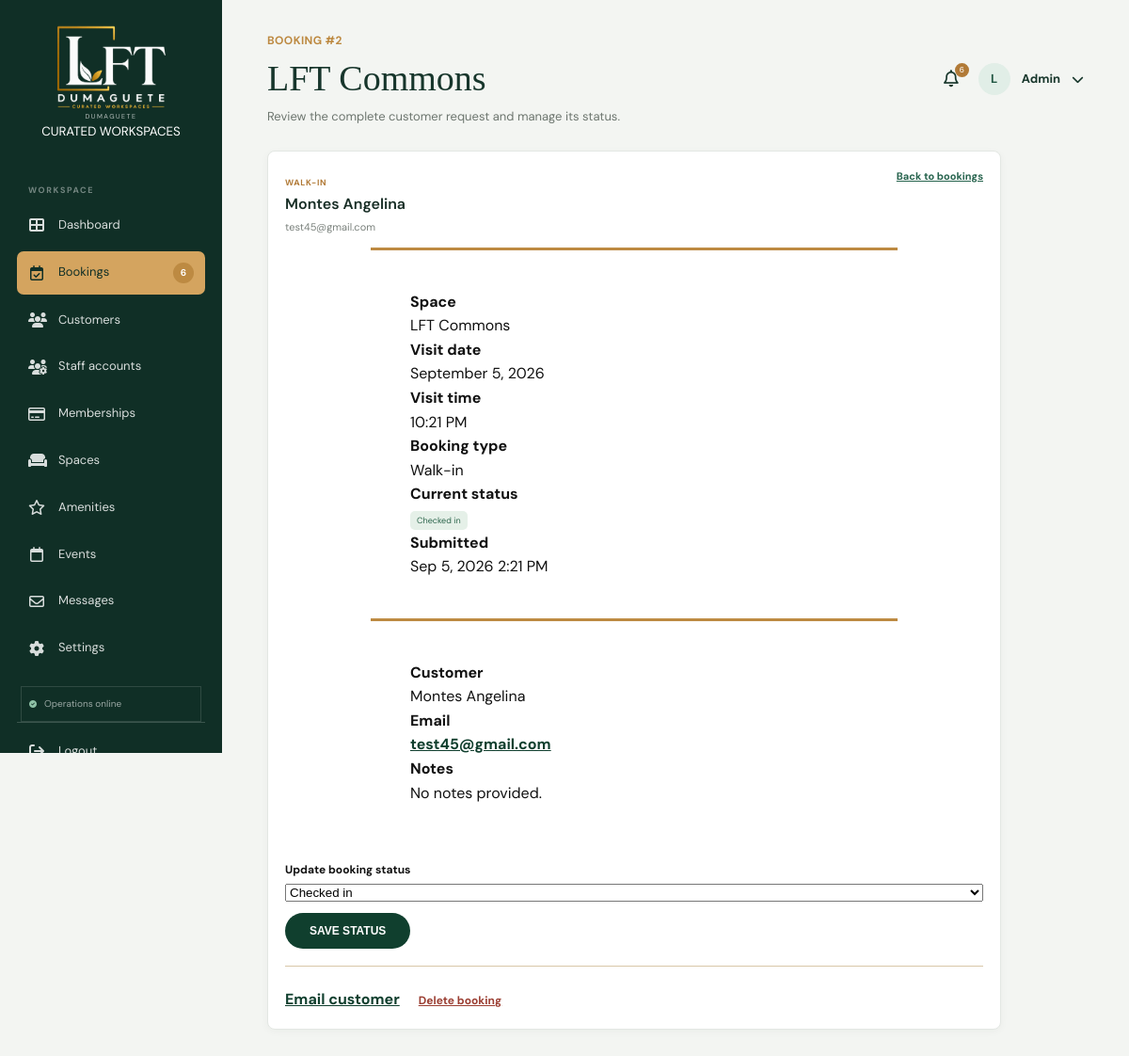
Screenshot of /Admin/bookings/view.php?id=2 (signed in) with the database file from the repository.
### tables this page shows
CREATE TABLE `bookings` (
  `id` int(10) UNSIGNED NOT NULL,
  `user_id` int(10) UNSIGNED NOT NULL,
  `booking_type` enum('booking','walk-in') NOT NULL,
  `space` varchar(160) NOT NULL,
  `space_id` int(10) UNSIGNED DEFAULT NULL,
  `visit_date` date NOT NULL,
  `visit_time` time NOT NULL,
  `duration_minutes` int(10) UNSIGNED NOT NULL DEFAULT 60,
  `guest_count` int(10) UNSIGNED NOT NULL DEFAULT 1,
  `notes` text DEFAULT NULL,
  `status` varchar(40) NOT NULL DEFAULT 'Pending',
  `checked_in_at` datetime DEFAULT NULL,
  `created_at` timestamp NOT NULL DEFAULT current_timestamp(),
  `updated_at` timestamp NOT NULL DEFAULT current_timestamp() ON UPDATE current_timestamp(),
  `total_amount` decimal(10,2) NOT NULL DEFAULT 0.00,
  `payment_status` enum('Unpaid','Pending','Paid','Failed','Refunded') NOT NULL DEFAULT 'Unpaid',
  `payment_reference` varchar(100) DEFAULT NULL,
  `payment_provider` varchar(50) DEFAULT NULL,
  `paid_at` datetime DEFAULT NULL,
  `payment_method` varchar(30) DEFAULT NULL
);

CREATE TABLE `users` (
  `id` int(10) UNSIGNED NOT NULL,
  `name` varchar(120) NOT NULL,
  `email` varchar(190) NOT NULL,
  `password_hash` varchar(255) NOT NULL,
  `role` enum('customer','staff','admin') NOT NULL DEFAULT 'customer',
  `phone` varchar(40) NOT NULL DEFAULT '',
  `created_at` timestamp NOT NULL DEFAULT current_timestamp(),
  `updated_at` timestamp NOT NULL DEFAULT current_timestamp() ON UPDATE current_timestamp(),
  `profile_image` varchar(255) DEFAULT NULL
);

### Includes/db.php (called while the page is built, shortened)
<?php
function e(string|int|float|null $value): string
{
    return htmlspecialchars((string) $value, ENT_QUOTES, 'UTF-8');
}

### Admin/bookings/view.php (the view, shortened to what this page needs)
<?php
$connection = db();
$allowedStatuses = ['Pending', 'Confirmed', 'Checked in', 'Completed', 'Cancelled'];
$bookingId = (int) ($_GET['id'] ?? 0);
$statement = $connection->prepare(
    'SELECT bookings.*, users.name AS customer_name, users.email AS customer_email
     FROM bookings
     JOIN users ON users.id = bookings.user_id
     WHERE bookings.id = ?'
);
$statement->execute([$bookingId]);
$booking = $statement->fetch();
?>
<!DOCTYPE html>
<html lang="en">
<head>
    <link rel="stylesheet" href="../../assets/css/style.css">
</head>
<body>
<main class="admin-app">
    <?php require '../sidebar.php'; ?>
    <div class="admin-main">
        <header class="admin-topbar">
            <div>
                <p class="section-label">BOOKING #<?= $bookingId ?></p>
                <h1><?= e($booking['space']) ?></h1>
                <p>Review the complete customer request and manage its status.</p>
            </div>
            <?php require '../profile.php'; ?>
        </header>
        <section class="admin-widget booking-detail">
            <div class="widget-heading">
                <div>
                    <span class="request-type"><?= e(ucfirst($booking['booking_type'])) ?></span>
                    <h2><?= e($booking['customer_name']) ?></h2>
                    <p><?= e($booking['customer_email']) ?></p>
                </div>
                <a class="text-link" href="index.php">Back to bookings</a>
            </div>
            <div class="booking-detail-grid">
                <div class="booking-card">
                    <p><strong>Space</strong><br><?= e($booking['space']) ?></p>
                    <p><strong>Visit date</strong><br><?= e(date('F j, Y', strtotime($booking['visit_date']))) ?></p>
                    <p><strong>Visit time</strong><br><?= e(date('g:i A', strtotime($booking['visit_time']))) ?></p>
                    <p><strong>Booking type</strong><br><?= e(ucfirst($booking['booking_type'])) ?></p>
                    <p><strong>Current status</strong><br><span class="table-status status-<?= e(strtolower(str_replace(' ', '-', $booking['status']))) ?>"><?= e($booking['status']) ?></span></p>
                    <p><strong>Submitted</strong><br><?= e(date('M j, Y g:i A', strtotime($booking['created_at']))) ?></p>
                </div>
                <div class="booking-card">
                    <p><strong>Customer</strong><br><?= e($booking['customer_name']) ?></p>
                    <p><strong>Email</strong><br><a class="text-link" href="mailto:<?= e($booking['customer_email']) ?>"><?= e($booking['customer_email']) ?></a></p>
                    <p><strong>Notes</strong></p>
                    <p><?= trim((string) $booking['notes']) !== '' ? nl2br(e($booking['notes'])) : 'No notes provided.' ?></p>
                </div>
            </div>
            <form class="admin-editor" method="post">
                <label for="status">Update booking status
                    <select id="status" name="status" required>
                        <?php foreach ($allowedStatuses as $status): ?>
                            <option value="<?= e($status) ?>" <?= $booking['status'] === $status ? 'selected' : '' ?>><?= e($status) ?></option>
                        <?php endforeach; ?>
                    </select>
                </label>
                <button class="btn btn-green" type="submit">SAVE STATUS</button>
            </form>
            <div class="dashboard-actions" style="margin-top: 22px; justify-content: flex-start;">
                <a class="text-link" href="mailto:<?= e($booking['customer_email']) ?>?subject=<?= rawurlencode('LFT booking #' . $bookingId) ?>">Email customer</a>
                <form method="post" action="delete.php" onsubmit="return confirm('Permanently delete this booking?');">
                    <button class="danger-link" type="submit">Delete booking</button>
                </form>
            </div>
        </section>
    </div>
</main>
</body>
</html>

### assets/css/style.css (style rules this page uses)
:root { --green: #103f2e; --dark-green: #0b3023; --gold: #bd8a42; --cream: #f8f5ef; --white: #ffffff; --black: #111111; --gray: #666666; --border: #d8c7a8; --container: 1180px; }
* { margin: 0; padding: 0; box-sizing: border-box; }
html { scroll-behavior: smooth; }
body { font-family: 'DM Sans', Arial, sans-serif; background: var(--cream); color: var(--black); line-height: 1.6; }
a { text-decoration: none; color: inherit; }
.btn { display: inline-flex; align-items: center; justify-content: center; padding: 12px 26px; border-radius: 30px; font-size: 12px; font-weight: 700; transition: .2s ease; }
.btn-green { color: white; background: var(--green); }
.section-label { color: var(--gold); font-size: 12px; font-weight: 700; letter-spacing: .4px; }
.auth-card, .booking-card { max-width: 560px; margin: auto; background: var(--white); padding: 42px; border-top: 3px solid var(--gold); }
.success-message a, .auth-switch a, .empty-state a, .booking-links a, .text-link { color: var(--green); font-weight: 700; text-decoration: underline; }
.dashboard-actions { display: flex; align-items: center; gap: 20px; }
.request-type { color: var(--gold); font-size: 11px; font-weight: 700; text-transform: uppercase; letter-spacing: 1px; }
.admin-editor { display: grid; grid-template-columns: repeat(2, 1fr); gap: 12px; padding: 18px 0; margin-bottom: 8px; border-bottom: 1px solid var(--border); }
.admin-editor label { display: grid; gap: 5px; font-size: 12px; font-weight: 700; }
.admin-editor label:nth-last-of-type(1), .admin-editor button, .admin-editor a { grid-column: 1 / -1; }
.admin-editor .btn { justify-self: start; border: 0; cursor: pointer; }
.danger-link { color: #9b3e32 !important; border: 0; background: none; cursor: pointer; font: inherit; }
.admin-app { min-height: 100vh; display: flex; background: #f3f5f2; }
.admin-main { flex: 1 1 auto; width: calc(100% - 236px); min-width: 0; margin-left: 236px; padding: 34px clamp(22px, 4vw, 58px); }
.admin-topbar { display: flex; align-items: center; justify-content: space-between; gap: 20px; margin-bottom: 25px; }
.admin-topbar h1 { font-family: 'Playfair Display', serif; font-size: 38px; font-weight: 500; color: #17362c; letter-spacing: 0; }
.admin-topbar p:last-child { color: #6d766f; font-size: 13px; }
.admin-kpis article, .admin-widget { background: white; border: 1px solid #e3e7e3; border-radius: 8px; box-shadow: 0 2px 8px rgba(19,45,35,.04); }
.admin-widget { padding: 18px; min-width: 0; }
.widget-heading { display: flex; justify-content: space-between; align-items: start; gap: 15px; margin-bottom: 12px; }
.widget-heading h2 { color: #182e26; font-size: 16px; font-weight: 600; }
.widget-heading p { color: #7a817c; font-size: 11px; margin-top: 3px; }
.widget-heading a { color: #27644e; font-size: 11px; font-weight: 700; white-space: nowrap; }
.table-status { padding: 4px 7px; width: max-content; border-radius: 5px; background: #e5f0e8; color: #2b654b; font-size: 9px; }
.booking-detail { max-width: 780px; }
.request-type { color: #b17a37; font-size: 9px; font-weight: 700; letter-spacing: .7px; text-transform: uppercase; }

### assets/css/portal.css (style rules this page uses)
.dashboard-actions { flex-wrap: wrap; justify-content: flex-end; }
.danger-link { border: 0; background: transparent; color: #9b3328; font: inherit; font-size: 12px; font-weight: 700; text-decoration: underline; cursor: pointer; }

### rows the page displays
bookings: space "LFT Commons", booking_type "WALK-IN", user.name "Montes Angelina", user.email "test45@gmail.com", visit_date "September 5, 2026", visit_time "10:21 PM", booking_type "Walk-in", status "Checked in", created_at "Sep 5, 2026 2:21 PM"

### other values shown
$pendingBookings "6"
$bookingId "2"
form field status "Checked in"
